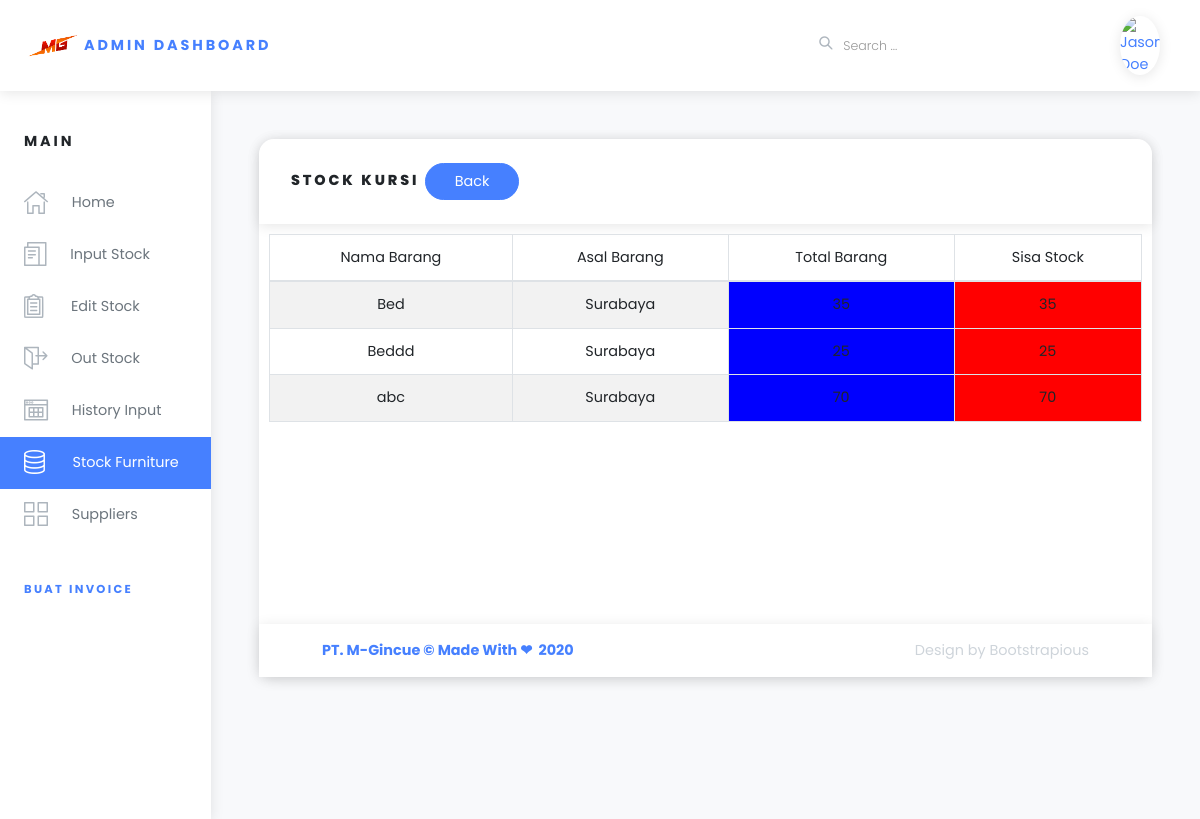
The app's page /index.php/v_stock/v_tempat_tidur with its own data.
### tables this page shows
CREATE TABLE `stockbarang` (
  `id` int(6) UNSIGNED NOT NULL,
  `tipeBarang` varchar(30) NOT NULL,
  `namaBarang` varchar(30) NOT NULL,
  `asalBarang` varchar(50) NOT NULL,
  `jumlahBarang` int(50) NOT NULL,
  `stock` int(11) NOT NULL,
  `tanggalInput` timestamp NOT NULL DEFAULT current_timestamp() ON UPDATE current_timestamp(),
  `uploadFoto` varchar(50) NOT NULL,
  `kodeBulan` varchar(25) NOT NULL
);

### application/controllers/v_stock.php (called while the page is built, shortened)
<?php
class v_stock extends CI_Controller {
	  function __construct() {
	      $this->load->helper('url');
	      $this->load->model('stock');
          $this->load->model('main');
	  }
     public function v_tempat_tidur()
    {
        $xxx['data']=$this->stock->tempattidur();
        $data = array(
            'title' => "Stock Furniture"
        );
        $this->load->view('templates/header.php',$data);
        $this->load->view('templates/sidebar.php');
        $this->load->view('stock/tempat-tidur.php',$xxx);
        $this->load->view('templates/footer.php');
    }
}

### index.php (called while the page is built, shortened)
<?php
require_once BASEPATH.'core/CodeIgniter.php';

### application/models/stock.php (called while the page is built, shortened)
<?php
class stock extends CI_Model{
    function tempattidur(){
        $tipeBarang='Tempat Tidur';
        $hasil=$this->db->query("SELECT * FROM stockbarang where tipeBarang='$tipeBarang'");
        return $hasil;
    }
}

### application/views/stock/tempat-tidur.php (the view, shortened to what this page needs)
<div class="page-holder w-100 d-flex flex-wrap">
  <div class="container-fluid px-xl-5">
    <section class="py-5">
      <div class="row">
        <div class="col-lg-12 mb-4">
          <div class="card">
            <div class="card-header">
              <h6 class="text-uppercase mb-0">Stock Kursi
                <a href="../core/stock"><button type="button" class="btn btn-primary" data-toggle="modal" data-target=".bd-example-modal-lg">Back</button></a></h6>
            </div>
            <div class="card-body" style="padding:10px; overflow:auto; width:100%; height:400px;">
               <table class="table table-bordered table-striped" id="mydata">
                <thead>
                  <tr align="center">
                    <td>Nama Barang</td>
                    <td>Asal Barang</td>
                    <td>Total Barang</td>
                    <td>Sisa Stock</td>
                  </tr>
                </thead>
                <tbody>
                  <?php
                 foreach($data->result_array() as $i):
                    $namaBarang=$i['namaBarang'];
                    $asalBarang=$i['asalBarang'];
                    $jumlahBarang=$i['jumlahBarang'];
                    $stock=$i['stock'];
                    ?>
                  <tr align="center">
                    <td><?php echo $namaBarang ?></td>
                    <td><?php echo $asalBarang ?></td>
                    <td style="background: blue"><?php echo $jumlahBarang ?></td>
                    <td style="background: red"><?php echo $stock ?></td>
                  </tr>
                  <?php endforeach;?>
                </tbody>
              </table>
            </div>

### records on screen
stockbarang: namaBarang "Bed", asalBarang "Surabaya", stock "35"
stockbarang: namaBarang "Beddd", asalBarang "Surabaya", stock "25"
stockbarang: namaBarang "abc", asalBarang "Surabaya", stock "70"
